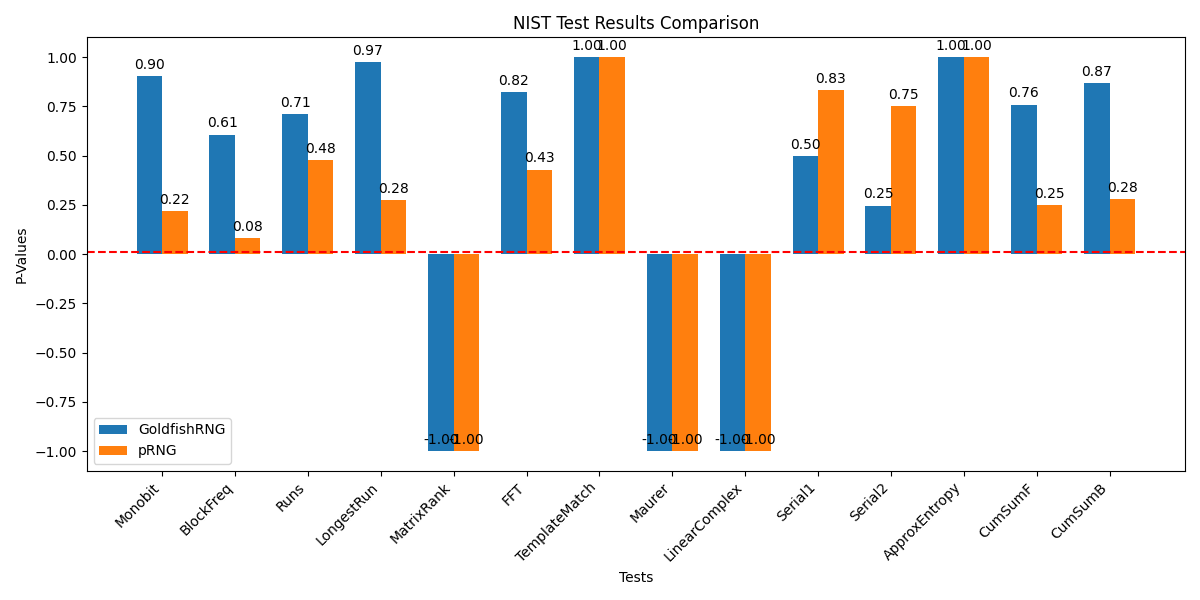

The script that drew this image:
import matplotlib.pyplot as plt
import numpy as np

# Data from the two files (manually parsed)
nist1_results = [
    0.9020346492544503, 0.6065306597126334, 0.7126025058889216, 0.9723849629374176,
    -1.0, 0.8212690882910506, 0.9999797681511727, -1.0, -1.0, 0.4989610874592239, 
    0.245841034721659, 1.0, 0.75832349293589, 0.8673736988386227
]

nist2_results = [
    0.21835469056590195, 0.0820849986238988, 0.47596984089148886, 0.27556009460449676,
    -1.0, 0.4291217069788855, 0.9999797681511727, -1.0, -1.0,
    0.833864766445661, 0.7529282103238129, 1.0, 0.24777481159120243, 0.2792800633384313
]

# Test names (shortened for clarity)
tests = [
    "Monobit", "BlockFreq", "Runs", "LongestRun",
    "MatrixRank", "FFT", "TemplateMatch", "Maurer",
    "LinearComplex", "Serial1", "Serial2", "ApproxEntropy",
    "CumSumF", "CumSumB"
]

# Plotting
x = np.arange(len(tests))
width = 0.35

fig, ax = plt.subplots(figsize=(12, 6))
rects1 = ax.bar(x - width/2, nist1_results, width, label='GoldfishRNG')
rects2 = ax.bar(x + width/2, nist2_results, width, label='pRNG')

# Add labels, title, and legend
ax.set_xlabel('Tests')
ax.set_ylabel('P-Values')
ax.set_title('NIST Test Results Comparison')
ax.set_xticks(x)
ax.set_xticklabels(tests, rotation=45, ha="right")
ax.legend()

# Add a horizontal line for significance threshold (e.g., 0.01)
significance_level = 0.01
ax.axhline(significance_level, color='red', linestyle='--', label='Significance Threshold')

# Annotate bars
def annotate_bars(rects):
    for rect in rects:
        height = rect.get_height()
        ax.annotate(f'{height:.2f}',
                    xy=(rect.get_x() + rect.get_width() / 2, height),
                    xytext=(0, 3),  # offset
                    textcoords="offset points",
                    ha='center', va='bottom')

annotate_bars(rects1)
annotate_bars(rects2)

# Show plot
plt.tight_layout()
plt.show()
